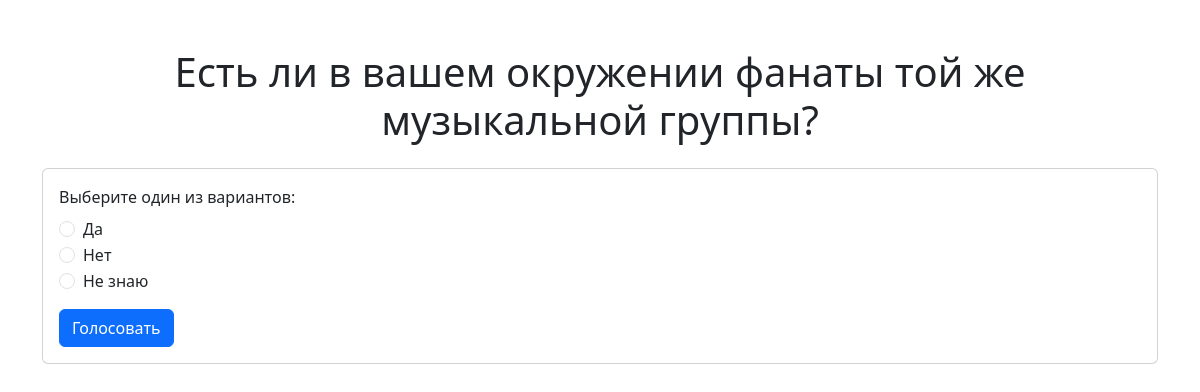
Screenshot of /polls/7/ with the database file from the repository.
### polls/models.py (models this page shows, shortened)
class Question(models.Model):
    question_text = models.CharField(max_length=200)
    pub_date = models.DateTimeField('date published')

class Choice(models.Model):
    question = models.ForeignKey(Question, on_delete=models.CASCADE)
    choice_text = models.CharField(max_length=200, blank=True, null=True)
    votes = models.IntegerField(default=0)
    user_response = models.TextField(blank=True, null=True)

### polls/views.py (the view)
# urls.py: path('<int:question_id>/', views.detail, name='detail'),  # Страница опроса
def detail(request, question_id):
    question = get_object_or_404(Question, pk=question_id)
    standard_choices = question.choice_set.filter(choice_text__isnull=False)
    has_standard_choices = standard_choices.exists()
    has_custom_answer = not has_standard_choices
    return render(request, 'polls/detail.html', {
        'question': question,
        'has_standard_choices': has_standard_choices,
        'has_custom_answer': has_custom_answer,
    })

### polls/templates/polls/detail.html (shortened to what this page needs)
{% extends "polls/base.html" %}
{% block content %}
<h1 class="text-center">{{ question.question_text }}</h1>
<div class="card mt-4">
    <div class="card-body">
        <form action="{% url 'polls:vote' question.id %}" method="post">
            {% if has_standard_choices %}
                <div class="mb-3">
                    <label class="form-label">Выберите один из вариантов:</label>
                    {% for choice in question.choice_set.all %}
                        {% if choice.choice_text %}
                            <div class="form-check">
                                <input class="form-check-input" type="radio" name="choice" id="choice{{ choice.id }}" value="{{ choice.id }}">
                                <label class="form-check-label" for="choice{{ choice.id }}">{{ choice.choice_text }}</label>
                            </div>
                        {% endif %}
                    {% endfor %}
                </div>
            {% elif has_custom_answer %}
                <div class="mb-3">
                    <label class="form-label" for="customChoice">Введите свой ответ:</label>
                    <input class="form-control" type="text" name="custom_text" placeholder="Ваш ответ...">
                </div>
            {% else %}
                <div class="alert alert-warning">Нет доступных вариантов для голосования.</div>
            {% endif %}
            <button type="submit" class="btn btn-primary">Голосовать</button>
        </form>
    </div>
</div>
{% endblock %}

### rows the page displays
Question: question_text "Есть ли в вашем окружении фанаты той же музыкальной группы?"
Choice: choice_text "Да"
Choice: choice_text "Нет"
Choice: choice_text "Не знаю"
